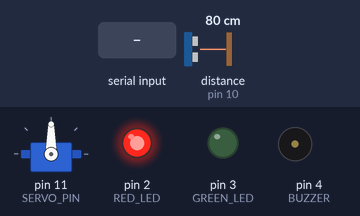
This sketch was run on a simulated Arduino Uno, built with avr-gcc and run on an emulated ATmega328P. Shown: servo, output pins drawn as LEDs (lit = HIGH), buzzer (waves = sounding, pin HIGH). Wiring (inferred from the names in the program): ultrasonic range finder: trigger pin 9; echo pin 10. Inputs (shaded band) come from the test bench; at power-on: distance to the obstacle (sensor on pin 10) 80 cm. The echo pulse lasts 58.3 µs per cm; pins used as bus, display or sensor lines are not drawn.

Above: at 1.2 s.
1.3 s: distance to the obstacle (sensor on pin 10) set to 19 cm
2.8 s: distance to the obstacle (sensor on pin 10) set to 15 cm
At 3.7 s:
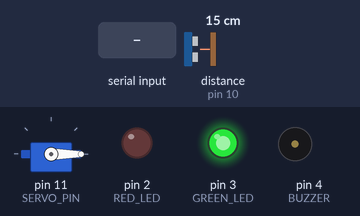
4.9 s: "MANUAL_CLOSE\n" received over the second serial link
At 5.3 s:
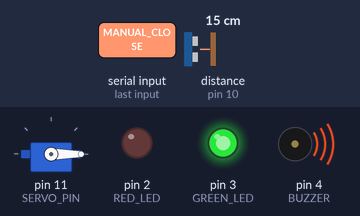
Timing chart, 0 to 7.9 s (numbered marks = the images above; inputs shaded):
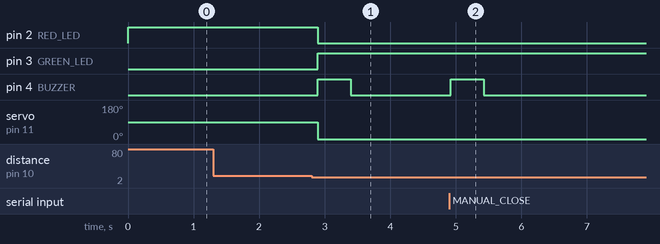

The sketch:

UNO_Master_Logic.ino
```cpp
#include <Servo.h>
#include <SoftwareSerial.h>

#define TRIG_PIN 9
#define ECHO_PIN 10
#define SERVO_PIN 11
#define GREEN_LED 3
#define RED_LED 2
#define BUZZER 4

SoftwareSerial espSerial(6, 5);

Servo doorServo;
const int triggerDistance = 15;
bool isDoorOpen = false;
bool manualOverride = false;

void setup() {
  Serial.begin(9600);
  espSerial.begin(9600);

  pinMode(TRIG_PIN, OUTPUT);
  pinMode(ECHO_PIN, INPUT);
  doorServo.attach(SERVO_PIN);

  pinMode(GREEN_LED, OUTPUT);
  pinMode(RED_LED, OUTPUT);
  pinMode(BUZZER, OUTPUT);

  doorServo.write(90);
  digitalWrite(RED_LED, HIGH);
  digitalWrite(GREEN_LED, LOW);
  digitalWrite(BUZZER, LOW);
}

void loop() {
  if (espSerial.available()) {
    String command = espSerial.readStringUntil('\n');
    command.trim();

    if (command == "MANUAL_OPEN" && !isDoorOpen) {
      manualOverride = true;
      openDoorRoutine();
    }
    else if (command == "MANUAL_CLOSE" && isDoorOpen) {
      manualOverride = false;
      closeDoorRoutine();
    }
  }

  if (!manualOverride) {
    digitalWrite(TRIG_PIN, LOW); delayMicroseconds(2);
    digitalWrite(TRIG_PIN, HIGH); delayMicroseconds(10);
    digitalWrite(TRIG_PIN, LOW);

    long duration = pulseIn(ECHO_PIN, HIGH, 30000);
    int distance = duration * 0.034 / 2;

    if (distance > 0 && distance <= triggerDistance && !isDoorOpen) {
      openDoorRoutine();
      espSerial.println("OPEN");
    }
    else if ((distance > triggerDistance || distance == 0) && isDoorOpen) {
      delay(3000);
      closeDoorRoutine();
      espSerial.println("CLOSED");
    }
  }
  delay(100);
}

void openDoorRoutine() {
  doorServo.write(0);
  isDoorOpen = true;
  digitalWrite(RED_LED, LOW);
  digitalWrite(GREEN_LED, HIGH);
  digitalWrite(BUZZER, HIGH);
  delay(500);
  digitalWrite(BUZZER, LOW);
}

void closeDoorRoutine() {
  doorServo.write(90);
  isDoorOpen = false;
  digitalWrite(GREEN_LED, LOW);
  digitalWrite(RED_LED, HIGH);
}
```

Measured:
- the behaviour switches between 17 and 16 cm on distance to the obstacle (sensor on pin 10) (found by bisection; images 0 and 1)
- after the input at 1.3 s, every drawn part: stays the same
- after the input at 2.8 s, pin 2 (RED_LED): HIGH → LOW after 0.09 s; pin 3 (GREEN_LED): LOW → HIGH after 0.09 s; pin 4 (BUZZER): LOW → HIGH after 0.09 s, → LOW 0.50 s later; servo on pin 11 (SERVO_PIN): 90° → 0° after 0.09 s
- after the input at 4.9 s, pin 4 (BUZZER): LOW → HIGH at once, → LOW 0.50 s later
